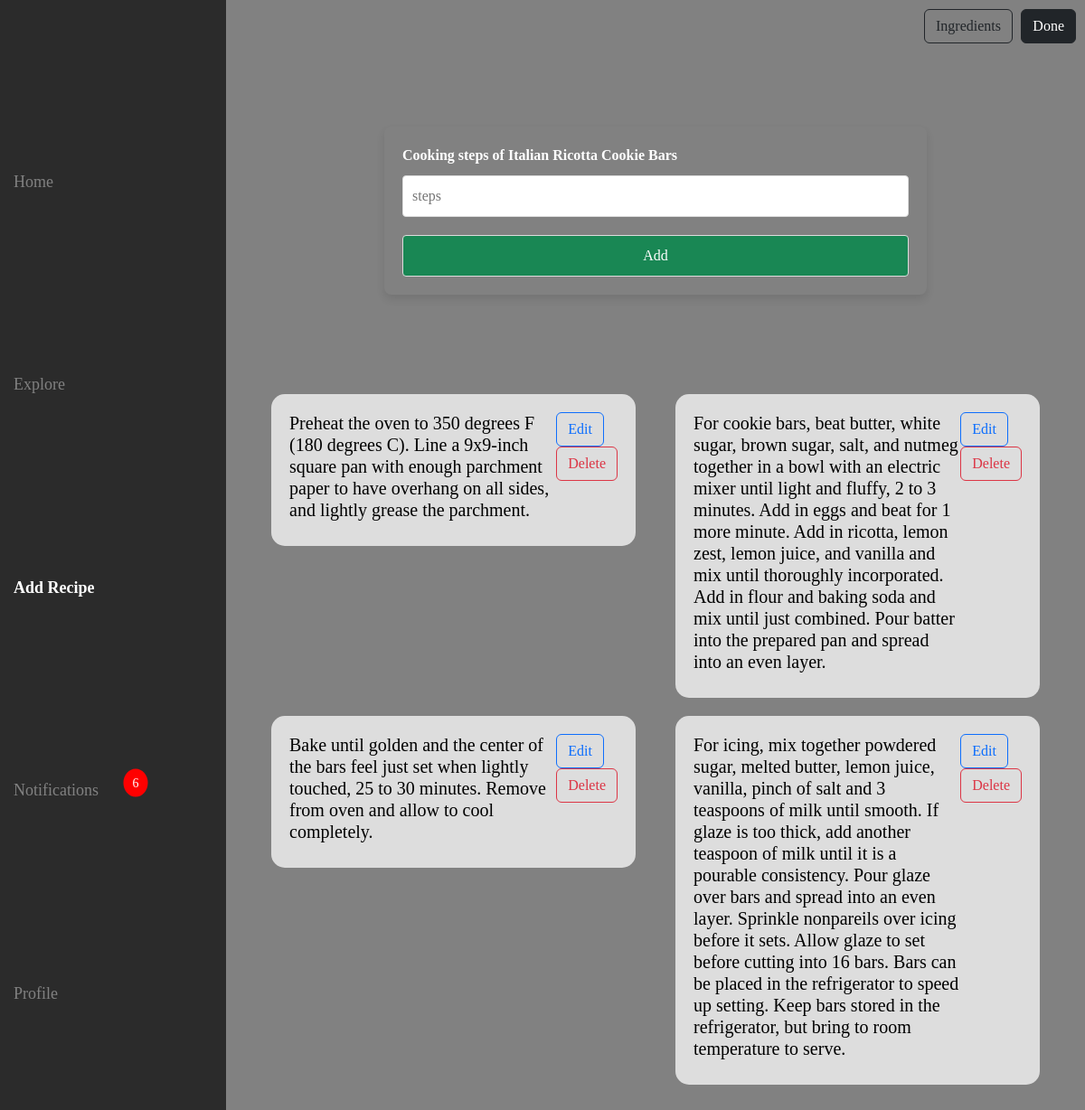
The page /cooking/6 (signed in) on the database its author committed.
### app/models.py (models this page shows)
class Dish(models.Model):
    user=models.ForeignKey(User,on_delete=models.CASCADE)
    name=models.TextField()
    img=models.FileField()
    cuisine=models.TextField()
    prep=models.IntegerField()
    cook=models.IntegerField()
    likes=models.IntegerField()

class Cooking(models.Model):
    dish=models.ForeignKey(Dish, on_delete=models.CASCADE)
    steps=models.TextField()

### app/views.py (the view)
# urls.py: path('cooking/<pid>',views.cooking,name='cooking'),
def cooking(req,pid):
    if 'user' in req.session:
        if req.method=='POST':
            steps=req.POST['steps']
            data=Cooking.objects.create(dish=Dish.objects.get(id=pid),steps=steps)
            data.save()
            return redirect('cooking',pid=pid)
        else:
            dish=Dish.objects.get(pk=pid)
            data=Cooking.objects.filter(dish=dish)
            unread_count = Notification.objects.filter(user=User.objects.get(username=req.session['user']), read=False).count()
            return render(req,'cooking.html',{'data':data,'dish':dish,'unread_count':unread_count})
    else:
        return redirect(shop_login)

### templates/cooking.html (shortened to what this page needs)
<!DOCTYPE html>
<html lang="en">
<head>
    {% load static %}
    <link rel="stylesheet" href="https://cdnjs.cloudflare.com/ajax/libs/font-awesome/6.7.2/css/all.min.css"
 />
    <link href="https://cdn.jsdelivr.net/npm/bootstrap@5.3.3/dist/css/bootstrap.min.css" rel="stylesheet">
    <link rel="stylesheet" href="{% static 'css/style.css' %}">
</head>
<body>
    <div id="sidebar" class="sidebar">
        <a href="../userHome"><span>Home</span></a>
        <a href="../explore"><span>Explore</span></a>
        <a href="../addRecipe" class="active"><span>Add Recipe</span></a>
        <div class="notification">
            <a href="../notifications"><span>Notifications</span></a>
            {% if unread_count > 0 %}
            <span class="notification-badge">{{ unread_count }}</span>
            {% endif %}
        </div>
        <a href="../profile"><span>Profile</span></a>
    </div>
    <div class="container-fluid main">
        <div class="row addRecForm">
            <div class="addRec">
                <a href="../ingredients/{{dish.pk}}" class="btn btn-outline-dark cooking">Ingredients</a>
                <a href="../userHome" class="btn btn-dark done">Done</a>
                <form action="" method="post" enctype="multipart/form-data">
                    <div class="form-container">
                        <div class="form-group">
                            <label for="name">Cooking steps of {{dish.name}}</label>
                            <input type="text" name="steps" id="name" placeholder="steps">
                        </div>
                        <input type="submit" class="btn btn-success" value="Add">
                    </div>
                </form>
                <div class="row">
                    {% if data %}
                    {% for i in data %}
                    <div class="col-lg-6 col-md-6">
                        <div class="items">
                            <h5>{{i.steps}}</h5>
                            <div class="bb">
                                <a href="../editCook/{{i.pk}}" class="btn btn-outline-primary">Edit</a>
                                <a href="../deleteCook/{{i.pk}}" class="btn btn-outline-danger">Delete</a>
                            </div>
                        </div>
                    </div>
                    {% endfor %}
                    {% endif %}
                </div>
            </div>
        </div>
    </div>
</body>
</html>

### static/css/style.css (style rules this page uses)
body { background-color: #818181; color: white; font-family: 'Rokkitt'; }
.sidebar { height: 100%; width: 250px; position: fixed; top: 0; left: 0; background-color: #111111c1; transition: 0.3s; z-index: 10; display: flex; flex-direction: column; justify-content:space-evenly; }
.sidebar a { padding: 10px 15px; text-decoration: none; font-size: 18px; color: #818181; display: block; transition: 0.3s; }
.sidebar .active { color: white; font-weight: 700; }
.addRec { padding: 0; }
.addRec form { margin: 0; }
.addRec .form-container { width: 100%; max-width: 600px; margin: 100px auto; padding: 20px; border-radius: 8px; box-shadow: 0 5px 10px rgba(0, 0, 0, 0.1); }
.addRec .form-group { margin-bottom: 15px; }
.addRec label { display: block; color: white; margin-bottom: 5px; font-weight: bold; }
.addRec input[type="text"], .addRec input[type="file"], .addRec input[type="number"], .addRec input[type="submit"] { width: 100%; padding: 10px; margin: 5px 0 0; border: 1px solid #ddd; border-radius: 4px; box-sizing: border-box; }
.addRec .items { background-color: #ddd; color: black; border-radius: 15px; padding: 20px; margin: 10px; display: flex; justify-content: space-between; }
.addRec .done { position: fixed; right: 10px; top: 10px; }
.addRec .cooking { position: fixed; right: 80px; top: 10px; }
.addRecForm { padding: 40px; margin: 0; }
.main { padding: 0; padding-left: 250px; margin-bottom: 50px; }
.notification { position: relative; }
.notification-badge { background-color: red; color: white; border-radius: 50%; padding: 5px 10px; font-size: 14px; position: absolute; top: 15px; right: 100px; transform: translate(50%, -50%); z-index: 10; }
a { text-decoration: none; color: white; }
@media screen and (min-width: 501px) { .sidebar a span { display: none; } }
@media screen and (min-width: 501px) { .sidebar a span { display: inline; } }

### rows shown on the page
Dish: name "Italian Ricotta Cookie Bars"
Cooking: steps "Preheat the oven to 350 degrees F (180 degrees C). Line a 9x9-inch square pan with enough parchment paper to have overhang on all sides, and lightly grease the parchment."
Cooking: steps "For cookie bars, beat butter, white sugar, brown sugar, salt, and nutmeg together in a bowl with an electric mixer until light and fluffy, 2 to 3 minutes. Add in eggs and beat for 1 more minute. Add in ricotta, lemon zest, lemon juice, and vanilla and mix until thoroughly incorporated. Add in flour and baking soda and mix until just combined. Pour batter into the prepared pan and spread into an even layer."
Cooking: steps "Bake until golden and the center of the bars feel just set when lightly touched, 25 to 30 minutes. Remove from oven and allow to cool completely."
Cooking: steps "For icing, mix together powdered sugar, melted butter, lemon juice, vanilla, pinch of salt and 3 teaspoons of milk until smooth. If glaze is too thick, add another teaspoon of milk until it is a pourable consistency. Pour glaze over bars and spread into an even layer. Sprinkle nonpareils over icing before it sets. Allow glaze to set before cutting into 16 bars. Bars can be placed in the refrigerator to speed up setting. Keep bars stored in the refrigerator, but bring to room temperature to serve."

### other values the page prints
{{ unread_count }} "6"
